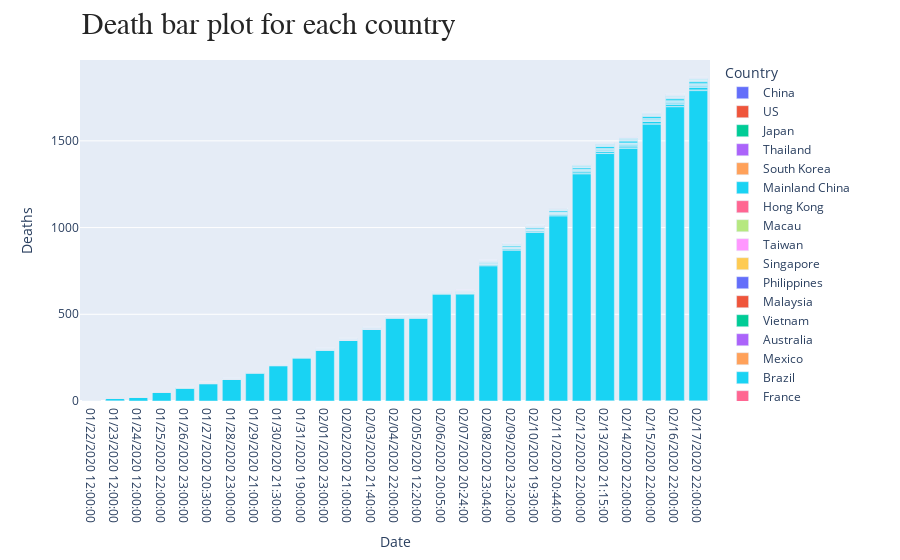

The code cell stored with this chart in its notebook:
### Markdown cell above
## Death Visualisations

### Code cell
fig = px.bar(dataset, x='Date', y='Deaths', hover_data=['Province/State', 'Confirmed', 'Recovered'], color='Country')
annotations = []
annotations.append(dict(xref='paper', yref='paper', x=0.0, y=1.05,
                              xanchor='left', yanchor='bottom',
                              text='Death bar plot for each country',
                              font=dict(family='Arial',
                                        size=30,
                                        color='rgb(37,37,37)'),
                              showarrow=False))
fig.update_layout(annotations=annotations)
fig.show()
